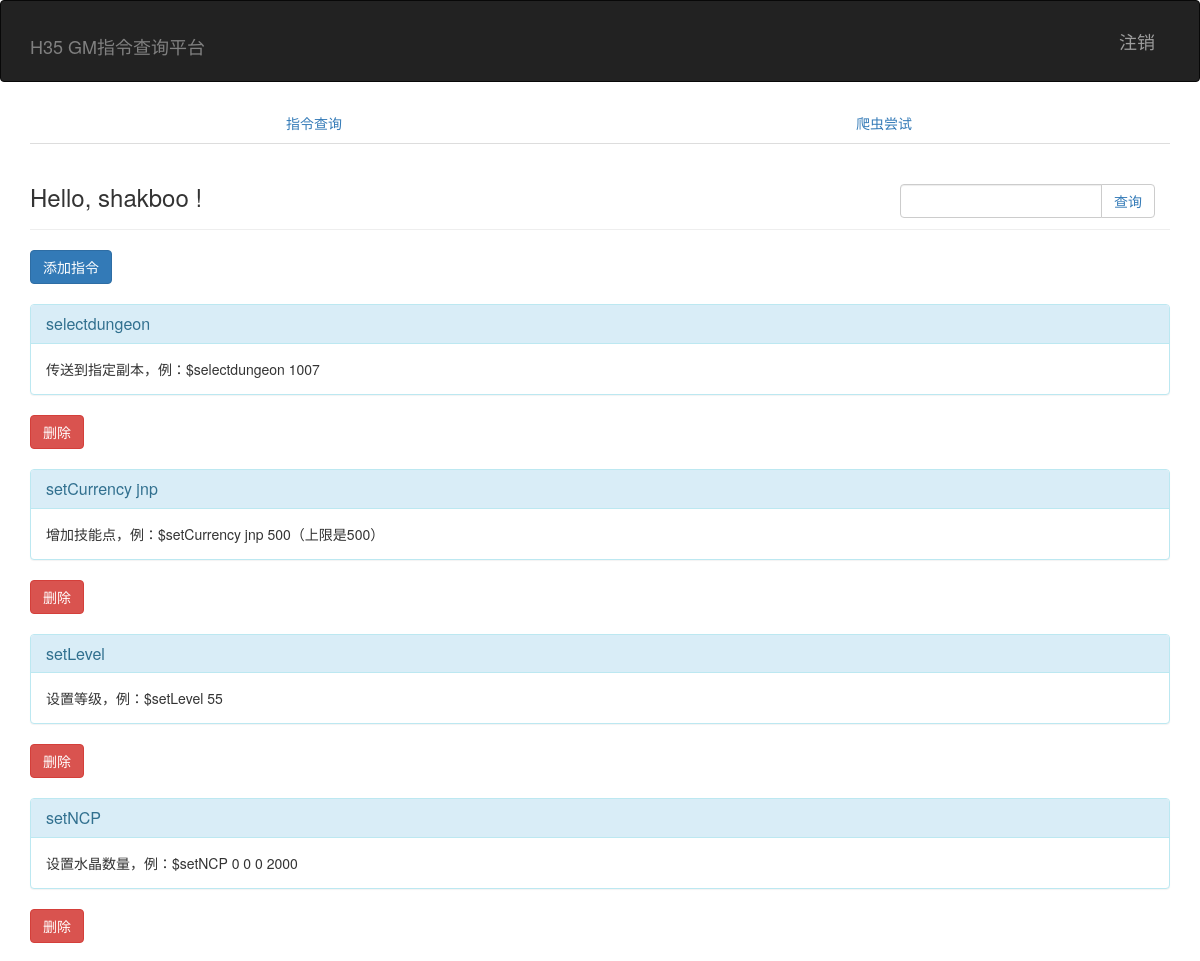
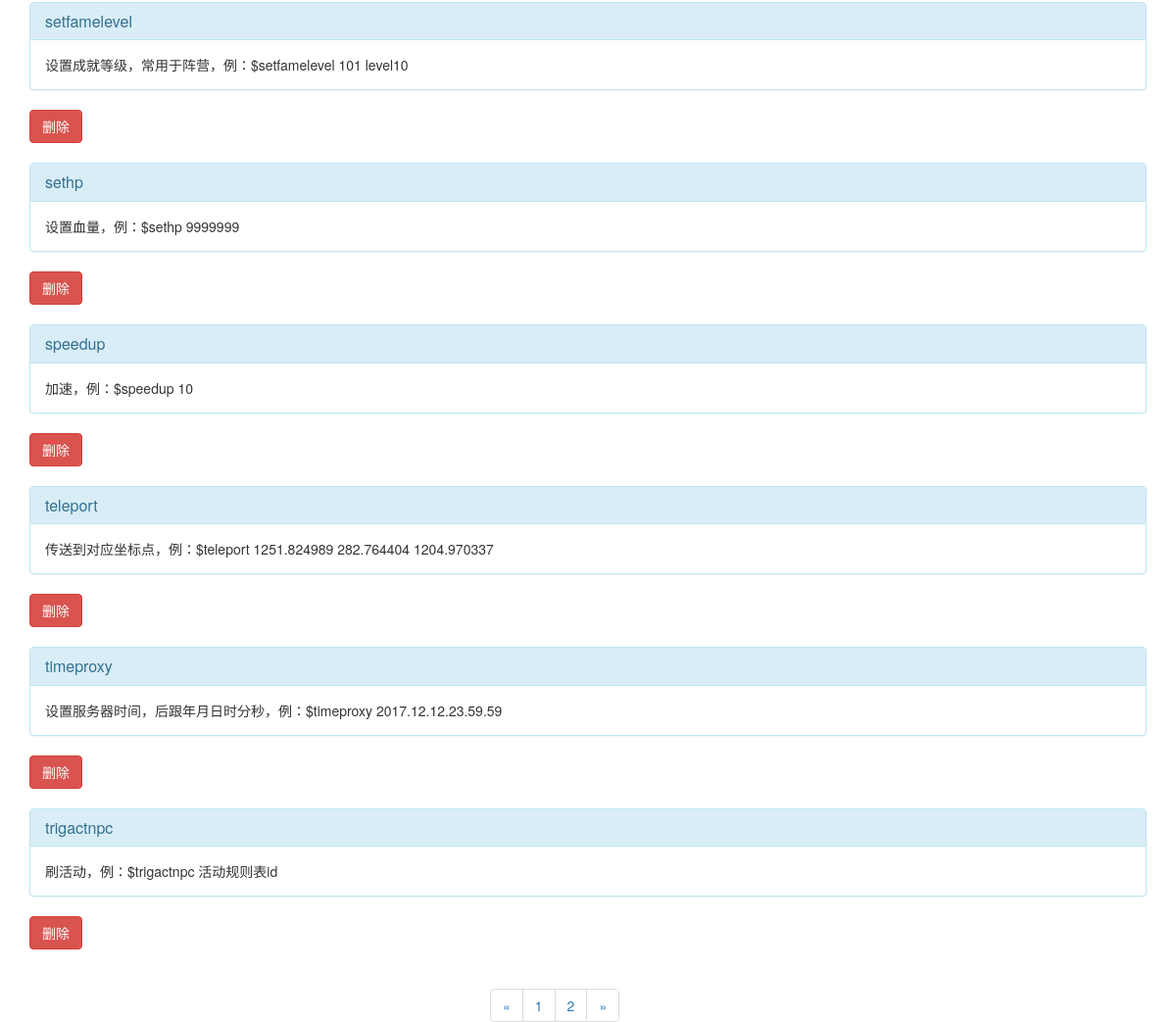
Before: /?page=2 (signed in) with the older database file (2 pictures, top to bottom).
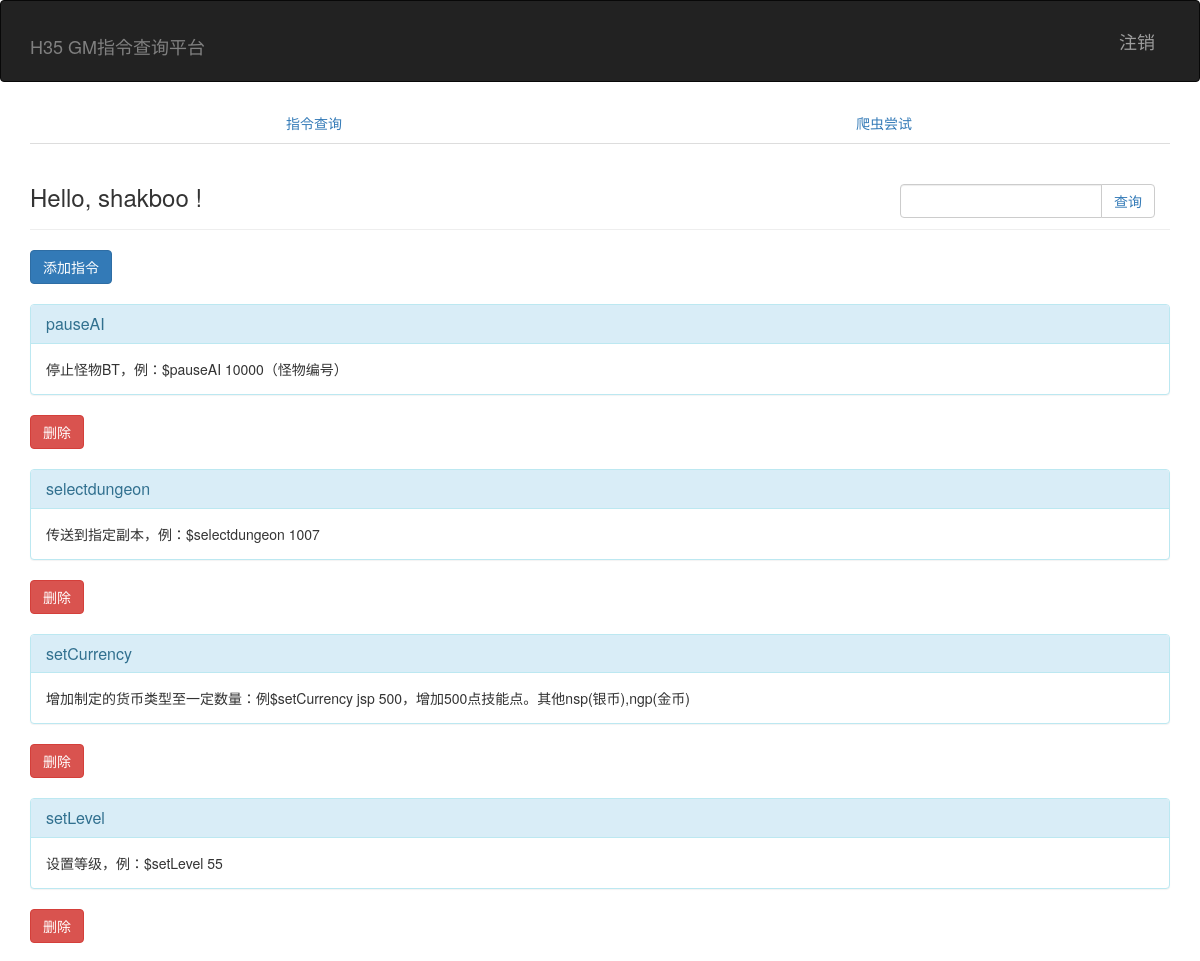
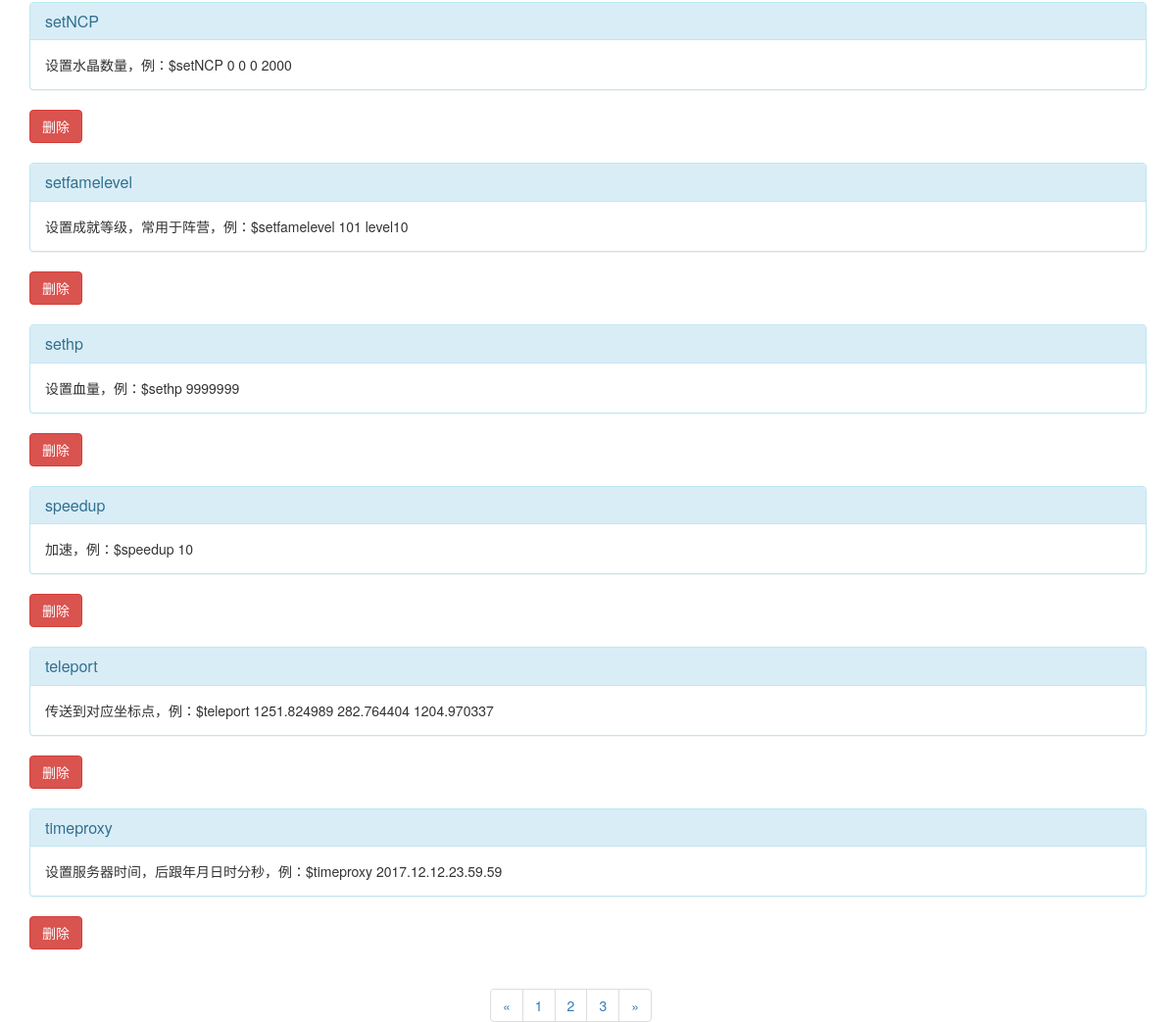
After: the same page with the newer database file (2 pictures, top to bottom).
### app/models.py (models this page shows)
class Post(db.Model):
    __tablename__ = 'posts'
    gm = db.Column(db.String(128), primary_key = True)
    info = db.Column(db.Text)
    timestamp = db.Column(db.DateTime, index=True, default = datetime.utcnow)
    author_id = db.Column(db.Integer, db.ForeignKey('users.id'))

### app/main/views.py (the view, shortened to what this page needs)
@main.route('/', methods = ['GET','POST'])
def index():
    try:
        if current_user.is_login():
            pass
    except:
            return redirect(url_for('auth.login'))
    form1 = PostForm()
    if request.method == 'POST':
        delete_gm = request.form['for_query']
        delete_gm_find = Post.query.filter_by(gm=delete_gm).first()
        db.session.delete(delete_gm_find)
        return redirect(url_for('.index'))
    page = request.args.get('page', 1, type=int)
    pagination = Post.query.order_by('gm').paginate(page,POSTS_PER_PAGE,False)
    posts = pagination.items
    return render_template('index.html', form=form1,posts = posts,pagination=pagination)

### app/main/forms.py
class PostForm(Form):
    gm = StringField('GM指令', validators=[Required(),Length(1,64)])
    info = TextAreaField('描述',validators = [Required()])
    submit1 = SubmitField('确认')

### app/models.py (called while the page is built)
@login_manager.user_loader
def load_user(user_id):
    return User.query.get(int(user_id))

    def is_shakboo(self):
        if self.username == "shakboo":
            return True
        return False

    def is_login(self):
        return True

### app/templates/index.html (shortened to what this page needs)
{% extends "base.html" %}
{% import "bootstrap/wtf.html" as wtf %}
{% block page_content %}
<div class="page-header">
    <div class="col-lg-3 pull-right col-sm-5 col-md-4 col-xs-6">
            <form class="input-group" method="post" action="{{ url_for('auth.query') }}">
                <input type="text" class="form-control" id="user-input" name="userInput">
                <span class="input-group-btn">
                    <button class="btn btn-default btn-query" type="submit"><a style="text-decoration:none"> 查询</a></button>
                </span>
            </form>
    </div>
    <h3>Hello,
        {% if current_user.is_authenticated %}
        {{ current_user.username }}
        {% else %}
        Stranger
        {% endif %}!
    </h3>
</div>
{% if current_user.is_shakboo() %}
<button class="btn btn-primary" data-toggle="modal" data-target="#addGM">添加指令</button>
<br>
{% endif %}
<br>
<div class="posts">
    {% for post in posts %}
    <form class="post" method="post" action="{{ url_for('main.index') }}">
        <div class="panel panel-info">
            <div class="panel-heading">
                <h3 class="panel-title gm-exist">{{ post.gm }}</h3>
            </div>
            <div class="panel-body info-exist">{{ post.info }}</div>
        </div>
        {% if current_user.is_shakboo() %}
            <button class="btn btn-danger btn-query" type="submit" name="delete"><a style="text-decoration:none"><font style="color:white"> 删除</font></a></button>
        {% endif %}
    </form>
        {% if current_user.is_shakboo() %}
            <br>
        {% endif %}
    {% endfor %}
</div>
<ul class="pagination center-block" style="width:200px">
    <li>
        <a href="{% if pagination.has_prev %}{{url_for('.index',page=pagination.page-1)}}{% else %}#{% endif %}" >«</a>
    </li>
        {% for p in pagination.iter_pages() %}
            <li>
            <a href="{{ url_for('.index',page=p)}}">{{p}}</a>
            </li>
        {% endfor %}
    <li>
        <a href="{%if pagination.has_next %}{{url_for('.index',page=pagination.page+1)}}{% else %}#{% endif %}" >»</a>
    </li>
</ul>
{% endblock %}

Changed rows visible on the page:
removed Post: gm "setCurrency jnp", info "增加技能点，例：$setCurrency jnp 500（上限是500）"
no longer on this page (row unchanged): Post: gm "trigactnpc", info "刷活动，例：$trigactnpc 活动规则表id"
now on this page (row unchanged): Post: gm "pauseAI", info "停止怪物BT，例：$pauseAI 10000（怪物编号）"
added Post: gm "setCurrency", info "增加制定的货币类型至一定数量：例$setCurrency jsp 500，增加500点技能点。其他nsp(银币),ngp(金币)"
Other visible differences:
new list line: "3"
